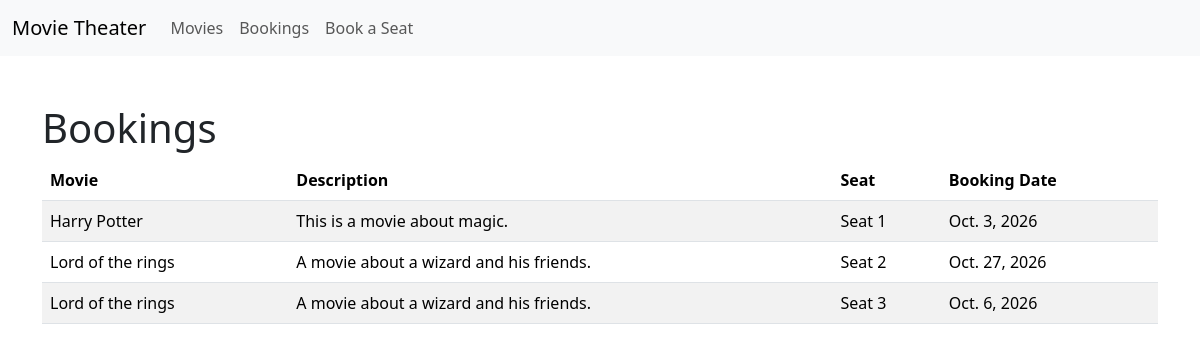
Page /booking_history/ (signed in) on the earlier database version.
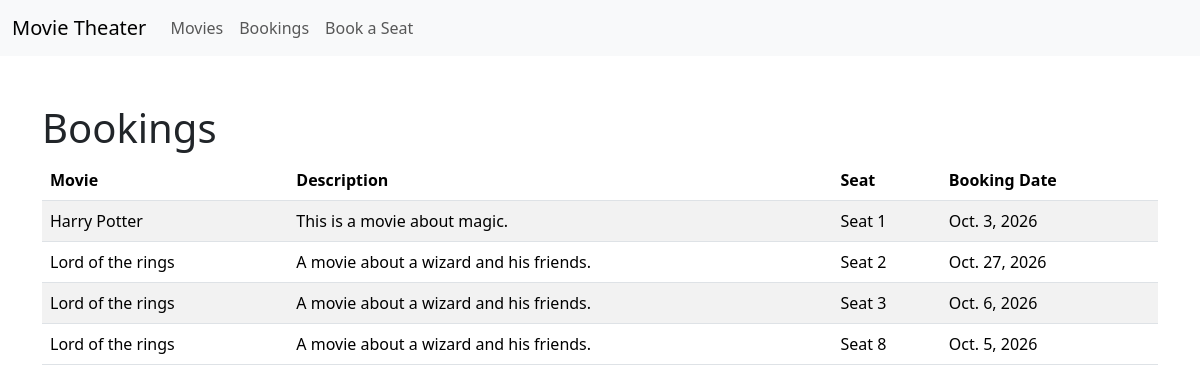
Same page on the later database version.
### bookings/models.py (models this page shows, shortened)
class Booking(models.Model):
    movie = models.ForeignKey(Movie, on_delete=models.PROTECT)
    seat = models.ForeignKey(Seat, on_delete=models.PROTECT)
    user = models.ForeignKey(settings.AUTH_USER_MODEL, on_delete=models.CASCADE)
    booking_date = models.DateField()

class Movie(models.Model):
    title = models.CharField(max_length=50)
    description = models.TextField()
    release_date = models.DateField()
    duration_minutes = models.PositiveIntegerField()
    def __str__(self):
        return self.title

class Seat(models.Model):
    seat_number = models.PositiveIntegerField(unique=True)
    booking_status = models.BooleanField(default=False)
    def __str__(self):
        return f"Seat {self.seat_number}"

### bookings/views.py (the view)
# urls.py: path('booking_history/', views.booking_history, name="booking_history"),
@login_required
def booking_history(request):
    bookings = Booking.objects.all()
    return render(request, "bookings/booking_history.html", {"bookings": bookings})

### bookings/templates/bookings/booking_history.html
{% extends "bookings/base.html" %}
{% block content %}
	<div class="container mt-5">
		<h1>Bookings</h1>
		{% if bookings %}
			<table class="table table-striped">
				<thead>
					<tr>
						<th>Movie</th>
						<th>Description</th>
						<th>Seat</th>
						<th>Booking Date</th>
					</tr>
				</thead>
				<tbody>
					{% for booking in bookings %}
						<tr>
							<td>{{ booking.movie }}</td>
							<td>{{ booking.movie.description }}</td>
							<td>{{ booking.seat }}</td>
							<td>{{ booking.booking_date }}</td>
						</tr>
					{% endfor %}
				</tbody>
			</table>
		{% else %}
			<p>No bookings are currently available.</p>
		{% endif %}
	</div>
{% endblock %}

Differences in the rows shown:
added Booking: movie "Lord of the rings", movie.description "A movie about a wizard and his friends.", seat "Seat 8", booking_date "Oct. 5, 2026"
